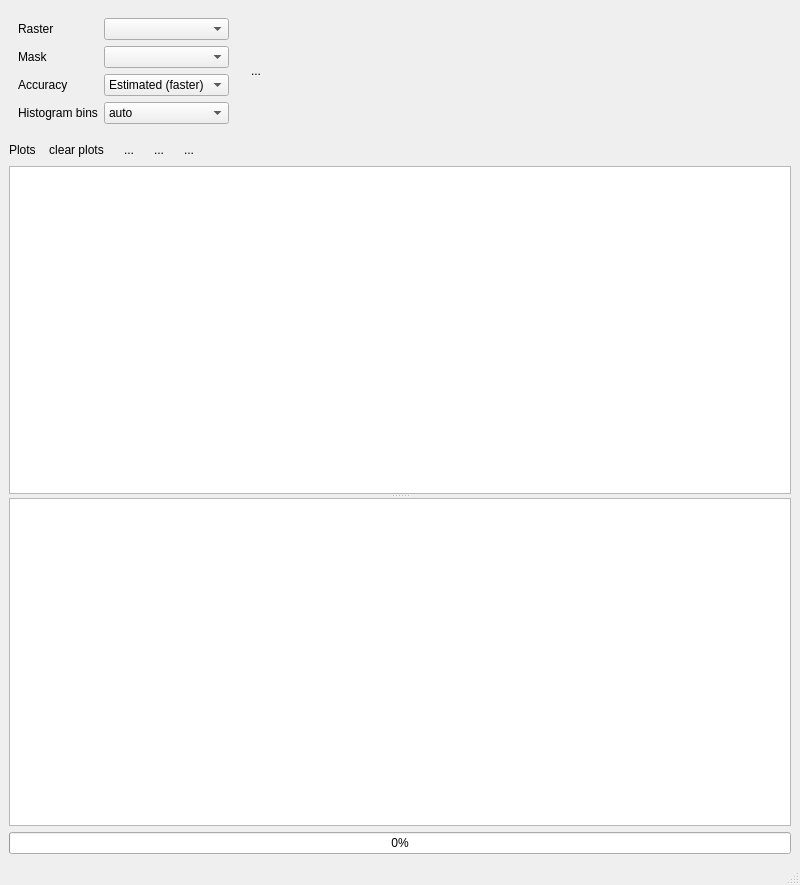
<?xml version="1.0" encoding="UTF-8"?>
<ui version="4.0">
 <class>MainWindow</class>
 <widget class="QMainWindow" name="MainWindow">
  <property name="geometry">
   <rect>
    <x>0</x>
    <y>0</y>
    <width>800</width>
    <height>885</height>
   </rect>
  </property>
  <property name="windowTitle">
   <string>Image Statistics</string>
  </property>
  <widget class="QWidget" name="centralwidget">
   <layout class="QVBoxLayout" name="verticalLayout">
    <item>
     <layout class="QHBoxLayout" name="horizontalLayout">
      <item>
       <widget class="QWidget" name="widget" native="true">
        <property name="sizePolicy">
         <sizepolicy hsizetype="Preferred" vsizetype="Preferred">
          <horstretch>0</horstretch>
          <verstretch>0</verstretch>
         </sizepolicy>
        </property>
        <layout class="QFormLayout" name="formLayout">
         <item row="0" column="0">
          <widget class="QLabel" name="label">
           <property name="text">
            <string>Raster</string>
           </property>
          </widget>
         </item>
         <item row="0" column="1">
          <widget class="QgsMapLayerComboBox" name="uiRaster_">
           <property name="allowEmptyLayer">
            <bool>true</bool>
           </property>
           <property name="excludedProviders">
            <stringlist>
             <string>ogr</string>
            </stringlist>
           </property>
          </widget>
         </item>
         <item row="1" column="0">
          <widget class="QLabel" name="label_2">
           <property name="text">
            <string>Mask</string>
           </property>
          </widget>
         </item>
         <item row="1" column="1">
          <widget class="QgsMapLayerComboBox" name="uiMask_">
           <property name="allowEmptyLayer">
            <bool>true</bool>
           </property>
          </widget>
         </item>
         <item row="2" column="0">
          <widget class="QLabel" name="label_3">
           <property name="text">
            <string>Accuracy</string>
           </property>
          </widget>
         </item>
         <item row="2" column="1">
          <widget class="QComboBox" name="uiAccuracy_">
           <item>
            <property name="text">
             <string>Estimated (faster)</string>
            </property>
           </item>
           <item>
            <property name="text">
             <string>Actual (slower)</string>
            </property>
           </item>
          </widget>
         </item>
         <item row="3" column="0">
          <widget class="QLabel" name="label_5">
           <property name="text">
            <string>Histogram bins</string>
           </property>
          </widget>
         </item>
         <item row="3" column="1">
          <widget class="QComboBox" name="uiBins_">
           <property name="toolTip">
            <string>&lt;html&gt;&lt;head/&gt;&lt;body&gt;&lt;p&gt;&lt;span style=&quot; font-family:'Open Sans,sans-serif'; font-size:13px; font-weight:600; color:#333333; vertical-align:top;&quot;&gt;auto&lt;/span&gt;&lt;/p&gt;&lt;p&gt;&lt;span style=&quot; font-family:'inherit'; font-size:13px; color:#333333; vertical-align:top;&quot;&gt;Maximum of the 'sturges' and 'fd' estimators. Provides good all around performance.&lt;/span&gt;&lt;/p&gt;&lt;p&gt;&lt;span style=&quot; font-family:'Open Sans,sans-serif'; font-size:13px; font-weight:600; color:#333333; vertical-align:top;&quot;&gt;fd (Freedman Diaconis Estimator)&lt;/span&gt;&lt;/p&gt;&lt;p&gt;&lt;span style=&quot; font-family:'inherit'; font-size:13px; color:#333333; vertical-align:top;&quot;&gt;Robust (resilient to outliers) estimator that takes into account data variability and data size.&lt;/span&gt;&lt;/p&gt;&lt;p&gt;&lt;span style=&quot; font-family:'Open Sans,sans-serif'; font-size:13px; font-weight:600; color:#333333; vertical-align:top;&quot;&gt;doane&lt;/span&gt;&lt;/p&gt;&lt;p&gt;&lt;span style=&quot; font-family:'inherit'; font-size:13px; color:#333333; vertical-align:top;&quot;&gt;An improved version of Sturges' estimator that works better with non-normal datasets.&lt;/span&gt;&lt;/p&gt;&lt;p&gt;&lt;span style=&quot; font-family:'Open Sans,sans-serif'; font-size:13px; font-weight:600; color:#333333; vertical-align:top;&quot;&gt;scott&lt;/span&gt;&lt;/p&gt;&lt;p&gt;&lt;span style=&quot; font-family:'inherit'; font-size:13px; color:#333333; vertical-align:top;&quot;&gt;Less robust estimator that that takes into account data variability and data size.&lt;/span&gt;&lt;/p&gt;&lt;p&gt;&lt;span style=&quot; font-family:'Open Sans,sans-serif'; font-size:13px; font-weight:600; color:#333333; vertical-align:top;&quot;&gt;rice&lt;/span&gt;&lt;/p&gt;&lt;p&gt;&lt;span style=&quot; font-family:'inherit'; font-size:13px; color:#333333; vertical-align:top;&quot;&gt;Estimator does not take variability into account, only data size. Commonly overestimates number of bins required.&lt;/span&gt;&lt;/p&gt;&lt;p&gt;&lt;span style=&quot; font-family:'Open Sans,sans-serif'; font-size:13px; font-weight:600; color:#333333; vertical-align:top;&quot;&gt;sturges&lt;/span&gt;&lt;/p&gt;&lt;p&gt;&lt;span style=&quot; font-family:'inherit'; font-size:13px; color:#333333; vertical-align:top;&quot;&gt;R's default method, only accounts for data size. Only optimal for gaussian data and underestimates number of bins for large non-gaussian datasets.&lt;/span&gt;&lt;/p&gt;&lt;p&gt;&lt;span style=&quot; font-family:'Open Sans,sans-serif'; font-size:13px; font-weight:600; color:#333333; vertical-align:top;&quot;&gt;sqrt&lt;/span&gt;&lt;/p&gt;&lt;p&gt;&lt;span style=&quot; font-family:'inherit'; font-size:13px; color:#333333; vertical-align:top;&quot;&gt;Square root (of data size) estimator, used by Excel and other programs for its speed and simplicity.&lt;/span&gt;&lt;/p&gt;&lt;/body&gt;&lt;/html&gt;</string>
           </property>
           <property name="currentIndex">
            <number>1</number>
           </property>
           <item>
            <property name="text">
             <string>256</string>
            </property>
           </item>
           <item>
            <property name="text">
             <string>auto</string>
            </property>
           </item>
           <item>
            <property name="text">
             <string>fd</string>
            </property>
           </item>
           <item>
            <property name="text">
             <string>doane</string>
            </property>
           </item>
           <item>
            <property name="text">
             <string>scott</string>
            </property>
           </item>
           <item>
            <property name="text">
             <string>rice</string>
            </property>
           </item>
           <item>
            <property name="text">
             <string>sturges</string>
            </property>
           </item>
           <item>
            <property name="text">
             <string>sqrt</string>
            </property>
           </item>
          </widget>
         </item>
        </layout>
       </widget>
      </item>
      <item>
       <widget class="QToolButton" name="uiExecute_">
        <property name="text">
         <string>...</string>
        </property>
        <property name="icon">
         <iconset>
          <normaloff>:/images/themes/default/propertyicons/action.svg</normaloff>:/images/themes/default/propertyicons/action.svg</iconset>
        </property>
        <property name="iconSize">
         <size>
          <width>50</width>
          <height>50</height>
         </size>
        </property>
        <property name="autoRaise">
         <bool>true</bool>
        </property>
       </widget>
      </item>
      <item>
       <spacer name="horizontalSpacer">
        <property name="orientation">
         <enum>Qt::Horizontal</enum>
        </property>
        <property name="sizeHint" stdset="0">
         <size>
          <width>0</width>
          <height>0</height>
         </size>
        </property>
       </spacer>
      </item>
     </layout>
    </item>
    <item>
     <layout class="QHBoxLayout" name="horizontalLayout_3">
      <property name="leftMargin">
       <number>0</number>
      </property>
      <item>
       <widget class="QLabel" name="label_4">
        <property name="text">
         <string>Plots</string>
        </property>
       </widget>
      </item>
      <item>
       <widget class="QToolButton" name="uiClearPlots_">
        <property name="toolTip">
         <string>clear plot window</string>
        </property>
        <property name="text">
         <string>clear plots</string>
        </property>
        <property name="icon">
         <iconset>
          <normaloff>:/images/themes/default/console/iconClearConsole.svg</normaloff>:/images/themes/default/console/iconClearConsole.svg</iconset>
        </property>
        <property name="autoRaise">
         <bool>true</bool>
        </property>
       </widget>
      </item>
      <item>
       <widget class="QToolButton" name="uiPlotAll_">
        <property name="toolTip">
         <string>plot all histograms</string>
        </property>
        <property name="text">
         <string>...</string>
        </property>
        <property name="icon">
         <iconset>
          <normaloff>:/images/themes/default/histogram.svg</normaloff>:/images/themes/default/histogram.svg</iconset>
        </property>
        <property name="autoRaise">
         <bool>true</bool>
        </property>
       </widget>
      </item>
      <item>
       <widget class="QToolButton" name="uiCollectPlots_">
        <property name="toolTip">
         <string>check to collect multiple histograms</string>
        </property>
        <property name="text">
         <string>...</string>
        </property>
        <property name="icon">
         <iconset>
          <normaloff>:/images/themes/default/mActionAdd.svg</normaloff>:/images/themes/default/mActionAdd.svg</iconset>
        </property>
        <property name="checkable">
         <bool>true</bool>
        </property>
        <property name="autoRaise">
         <bool>true</bool>
        </property>
       </widget>
      </item>
      <item>
       <widget class="QToolButton" name="uiLinePlots_">
        <property name="toolTip">
         <string>check to draw line plots</string>
        </property>
        <property name="text">
         <string>...</string>
        </property>
        <property name="icon">
         <iconset>
          <normaloff>:/images/themes/default/mIconEditableEdits.svg</normaloff>:/images/themes/default/mIconEditableEdits.svg</iconset>
        </property>
        <property name="checkable">
         <bool>true</bool>
        </property>
        <property name="autoRaise">
         <bool>true</bool>
        </property>
       </widget>
      </item>
      <item>
       <spacer name="horizontalSpacer_2">
        <property name="orientation">
         <enum>Qt::Horizontal</enum>
        </property>
        <property name="sizeHint" stdset="0">
         <size>
          <width>40</width>
          <height>20</height>
         </size>
        </property>
       </spacer>
      </item>
     </layout>
    </item>
    <item>
     <widget class="QSplitter" name="splitter">
      <property name="orientation">
       <enum>Qt::Vertical</enum>
      </property>
      <widget class="QTableView" name="uiTableView_">
       <property name="minimumSize">
        <size>
         <width>0</width>
         <height>300</height>
        </size>
       </property>
      </widget>
      <widget class="PlotWidget" name="uiPlot_">
       <property name="minimumSize">
        <size>
         <width>0</width>
         <height>300</height>
        </size>
       </property>
      </widget>
     </widget>
    </item>
    <item>
     <widget class="QProgressBar" name="uiProgressBar_">
      <property name="value">
       <number>0</number>
      </property>
     </widget>
    </item>
   </layout>
  </widget>
  <widget class="QMenuBar" name="menubar">
   <property name="geometry">
    <rect>
     <x>0</x>
     <y>0</y>
     <width>800</width>
     <height>26</height>
    </rect>
   </property>
  </widget>
  <widget class="QStatusBar" name="statusbar"/>
 </widget>
 <customwidgets>
  <customwidget>
   <class>QgsMapLayerComboBox</class>
   <extends>QComboBox</extends>
   <header>qgsmaplayercombobox.h</header>
  </customwidget>
  <customwidget>
   <class>PlotWidget</class>
   <extends>QGraphicsView</extends>
   <header>enmapboxapplications.imagestatistics.core</header>
  </customwidget>
 </customwidgets>
 <resources/>
 <connections/>
</ui>
